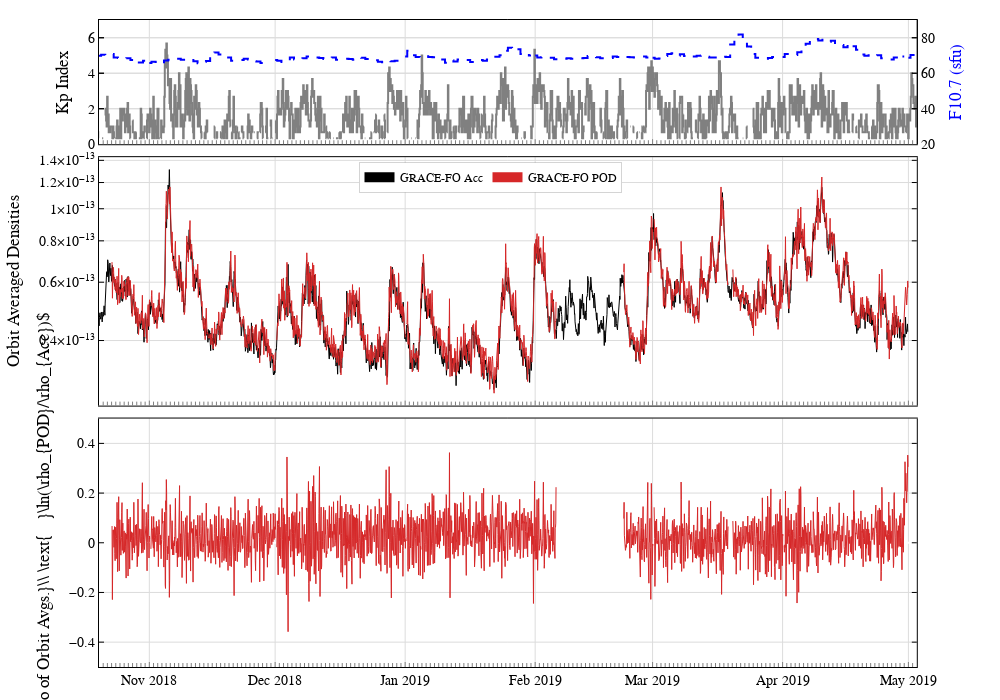

The code cell stored with this chart in its notebook:
### Code cell
from datetime import datetime,timedelta

gfopodcolor = "#d62728"
icepodcolor = "#1f77b4"
gfoacccolor = 'black'


# fig = make_subplots(rows=1, cols=1)
fig = make_subplots(rows=3, cols=1, row_heights=[0.2, 0.4, 0.4 ],#],
                    specs=[[{"secondary_y": True}],
                           [{"secondary_y": False}],
#                            [{"secondary_y": False}],
#                            [{"secondary_y": False}],
                           [{"secondary_y": False}]],
                           shared_xaxes=True,
                           vertical_spacing=0.02)

fig.add_trace(go.Scatter(x=dateS,
                           y=fluxS,
                           name= 'F107d_1AU',
                           mode='lines',
                           opacity=1,
                           line = dict(shape = 'hvh',dash='dash', color = 'blue', width=2),
                           showlegend=False),
                           secondary_y=True,row=1, col=1)

fig.add_trace(go.Scatter(x=dateKP8,
                           y=fluxKP8,
                           name= 'Kp',
                           mode='lines',
                           opacity=1,
                           line = dict(shape = 'hvh', color = 'grey', width=2),
                           showlegend=False),
                           secondary_y=False,row=1, col=1) 



fig.add_trace(go.Scatter(x= stat['gfo_acc_time'],
                            y=stat['gfo_acc_denorbavg'],
                            name=f'GFO_acc_500km',
                            mode='lines',
                            opacity=1,
                            marker=dict( size=4, color=gfoacccolor),
                            line = dict(color = gfoacccolor, width=1),
                            showlegend=False),
                            row=2, col=1)

fig.add_trace(go.Scatter(x=stat['gfo_pod_time'],
                            y=stat['gfo_pod_denorbavg'],
                            name=f'D500_gfo_pod',
                            mode='lines',
                            opacity=1,
                            marker=dict( size=4, color=gfopodcolor),
                             line = dict(color = gfopodcolor, width=1),
                            showlegend=False),
                            row=2, col=1)


fig.add_trace(go.Scatter(x=stat['time_midpoint_GFO'],
                            y=stat['m_to_o_GFO'],

                            mode='lines',
                            opacity=1,
                            marker=dict( size=2, color=gfopodcolor),
                           line = dict(color = gfopodcolor, width=1),
                            showlegend=False),
                            row=3, col=1)






#### FANCY LEGEND ################################################################
modelnames=[]
modelcolors = []
modelnames.append("GRACE-FO Acc")
# modelnames.append(r"$\rho_{GFO,Acc}$")
modelcolors.append("black")
modelnames.append("GRACE-FO POD")
# modelnames.append(r"$\rho_{GFO,POD}$")
modelcolors.append('#d62728')
# modelnames.append("ICESat2 POD")
# modelcolors.append('#1f77b4')

df_leg = pd.DataFrame({"starts_colors": modelcolors})
fig.update_traces(showlegend=False).add_traces(
    [   go.Scattergl(name=modelnames[i],
               x=[pd.to_datetime( "181107-000000", format='%y%m%d-%H%M%S')],
               mode='lines',
               line = dict(shape = 'hv',  width=10),
               marker_color=c,
               showlegend=True)
        for i,c in enumerate((df_leg.loc[:,["starts_colors"]].values.ravel()))])
## Legend Control
fig.update_layout(legend=dict(
    yanchor="top",
    y=.78,
    xanchor="center",
    x=.45,
    orientation="h",
        font=dict(family='Arial', size=12,color='black'),
        bgcolor="white",
        bordercolor="darkgrey",
        borderwidth=0.5,)  )
################################################################################

### UPDATE AXES 
fig.update_yaxes(title_text="Kp Index", 
                 exponentformat= 'power',
                 range=[0,7],
                 secondary_y=False,
                 row=1, col=1)
fig.update_yaxes(title_text="F10.7 (sfu)", 
                 exponentformat= 'power',
                 range=[20,90],
                 secondary_y=True,
                 tickfont=dict(color="blue"),
                 titlefont=dict(color="blue"),
                 row=1, col=1)
################################################################################

### SYLIZE LEGEND 
font_dict=dict(family='Arial',size=14,color='black')
## automate the specification of the axes for subplots
rownum, colnum = fig._get_subplot_rows_columns()
for i in rownum:
    if len(rownum)==1:
        L_ticklabel = False
    else:
        if i < len(rownum):
            L_ticklabel = False
        else:
            L_ticklabel = True
    fig.update_xaxes(### LINE at axis border
                      showline=True,
                      showticklabels=L_ticklabel,
#                       tickformat= '%m/%d',
                      linecolor='black',
                      linewidth=1,
                     ### Major ticks
                      ticks='inside',
                      tickfont=font_dict,
                      mirror=True,
#                       tickwidth=2,
#                       ticklen=9,
                      tickcolor='grey',
#                       tick0="2018-11-9" ,
#                       dtick=86400000.0*1,    # milliseconds in a day, every 7 days
                      #### Minor Ticks
                       minor=dict(
                         dtick=86400000.0, # milliseconds in a day
                         tickwidth=1,
                         ticklen=4,
                         tickcolor='grey',
                         ticks='inside'),
                      ### GRID
                       gridcolor='gainsboro',
                       gridwidth=1,
                       layer='above traces',
                       tickangle=0,
                       row=i, col=1)
    fig.update_yaxes(showline=True,      # add line at x=0
                         showticklabels=True,
                         linecolor='black',  # line color
                         linewidth=1,        # line size
                     ticks='inside',     # ticks outside axis
                     tickfont=font_dict, # tick label font
                     mirror='allticks',  # add ticks to top/right axes
                     tickwidth=1,      # tick width
                     tickcolor='black',  # tick color
                     gridcolor='gainsboro',
                     gridwidth=1,
                     layer='above traces',
                     row=i, col=1)


fig.update_yaxes(title_text="Orbit Averaged Densities", 
                 type="log", 
                 exponentformat= 'power',row=2, col=1)

# xaxis_title=r'$\sqrt{(n_\text{c}(t|{T_\text{early}}))}$',

fig.update_yaxes(title_text=r"$\text{Ratio of Orbit Avgs.}\\ \text{    }\ln(\rho_{POD}/\rho_{Acc})$", #"Ratio of Orbit Avgs ()", 
                minor=dict(dtick=10, tickwidth=1,ticklen=4,tickcolor='grey',ticks='inside'),
                 exponentformat= 'power',row=3, col=1,
                                    range= [-0.5,0.5])
#                 )

# fig.update_yaxes(title_text="GFO_acc-ICE_pod %d", 
#                 minor=dict(dtick=10, tickwidth=1,ticklen=4,tickcolor='grey',ticks='inside'),
#                  exponentformat= 'power',row=4, col=1)
# fig.update_yaxes(title_text="GFO_pod-ICE_pod %d", 
#                 minor=dict(dtick=10, tickwidth=1,ticklen=4,tickcolor='grey',ticks='inside'),
#                  exponentformat= 'power',row=5, col=1)

fig.update_xaxes(range=[pd.to_datetime( "181020-000000", format='%y%m%d-%H%M%S'),
                        pd.to_datetime( "190503-000000", format='%y%m%d-%H%M%S')])


fig.update_layout(margin=dict(l=20, r=20, t=20, b=20),)

fig.update_layout(#title=f"ICESat2 {scale_cadence}-hr Scaled Model Rho vs GRACE-FO Rho, Norm 500km",
                  autosize=False,    width=1000,    height=700,
                  legend= {'itemsizing': 'trace'},
                  font=font_dict, plot_bgcolor='white', 
                 )

fig.show(config=config)

pio.write_image(fig, 'plot_GFOacc_v_GVOpod.jpg', scale=5)

### Figure 1 — Plotly figure (JSON) as saved in the notebook; plotly's stock layout.template omitted (floating-point values rounded to 4 significant figures; data arrays with more than 128 entries replaced by an {"elided": "..."} marker saying what was removed)
{"data": [{"line": {"color": "blue", "dash": "dash", "shape": "hvh", "width": 2}, "mode": "lines", "name": "F107d_1AU", "opacity": 1, "showlegend": false, "type": "scatter", "x": {"elided": "864 str values"}, "xaxis": "x", "y": {"elided": "864 float values"}, "yaxis": "y2"}, {"line": {"color": "grey", "shape": "hvh", "width": 2}, "mode": "lines", "name": "Kp", "opacity": 1, "showlegend": false, "type": "scatter", "x": {"elided": "5840 str values"}, "xaxis": "x", "y": {"elided": "5840 float values"}, "yaxis": "y"}, {"line": {"color": "black", "width": 1}, "marker": {"color": "black", "size": 4}, "mode": "lines", "name": "GFO_acc_500km", "opacity": 1, "showlegend": false, "type": "scatter", "x": {"elided": "3007 str values"}, "xaxis": "x2", "y": {"elided": "3007 float values"}, "yaxis": "y3"}, {"line": {"color": "#d62728", "width": 1}, "marker": {"color": "#d62728", "size": 4}, "mode": "lines", "name": "D500_gfo_pod", "opacity": 1, "showlegend": false, "type": "scatter", "x": {"elided": "2633 str values"}, "xaxis": "x2", "y": {"elided": "2633 float values"}, "yaxis": "y3"}, {"line": {"color": "#d62728", "width": 1}, "marker": {"color": "#d62728", "size": 2}, "mode": "lines", "opacity": 1, "showlegend": false, "type": "scatter", "x": {"elided": "2633 str values"}, "xaxis": "x3", "y": {"elided": "2633 float values"}, "yaxis": "y4"}, {"line": {"shape": "hv", "width": 10}, "marker": {"color": "black"}, "mode": "lines", "name": "GRACE-FO Acc", "showlegend": true, "type": "scattergl", "x": ["2018-11-07T00:00:00"]}, {"line": {"shape": "hv", "width": 10}, "marker": {"color": "#d62728"}, "mode": "lines", "name": "GRACE-FO POD", "showlegend": true, "type": "scattergl", "x": ["2018-11-07T00:00:00"]}], "layout": {"autosize": false, "font": {"color": "black", "family": "Arial", "size": 14}, "height": 700, "legend": {"bgcolor": "white", "bordercolor": "darkgrey", "borderwidth": 0.5, "font": {"color": "black", "family": "Arial", "size": 12}, "itemsizing": "trace", "orientation": "h", "x": 0.45, "xanchor": "center", "y": 0.78, "yanchor": "top"}, "margin": {"b": 20, "l": 20, "r": 20, "t": 20}, "plot_bgcolor": "white", "width": 1000, "xaxis": {"anchor": "y", "domain": [0, 0.94], "gridcolor": "gainsboro", "gridwidth": 1, "layer": "above traces", "linecolor": "black", "linewidth": 1, "matches": "x3", "minor": {"dtick": 86400000, "tickcolor": "grey", "ticklen": 4, "ticks": "inside", "tickwidth": 1}, "mirror": true, "range": ["2018-10-20T00:00:00", "2019-05-03T00:00:00"], "showline": true, "showticklabels": false, "tickangle": 0, "tickcolor": "grey", "tickfont": {"color": "black", "family": "Arial", "size": 14}, "ticks": "inside"}, "xaxis2": {"anchor": "y3", "domain": [0, 0.94], "gridcolor": "gainsboro", "gridwidth": 1, "layer": "above traces", "linecolor": "black", "linewidth": 1, "matches": "x3", "minor": {"dtick": 86400000, "tickcolor": "grey", "ticklen": 4, "ticks": "inside", "tickwidth": 1}, "mirror": true, "range": ["2018-10-20T00:00:00", "2019-05-03T00:00:00"], "showline": true, "showticklabels": false, "tickangle": 0, "tickcolor": "grey", "tickfont": {"color": "black", "family": "Arial", "size": 14}, "ticks": "inside"}, "xaxis3": {"anchor": "y4", "domain": [0, 0.94], "gridcolor": "gainsboro", "gridwidth": 1, "layer": "above traces", "linecolor": "black", "linewidth": 1, "minor": {"dtick": 86400000, "tickcolor": "grey", "ticklen": 4, "ticks": "inside", "tickwidth": 1}, "mirror": true, "range": ["2018-10-20T00:00:00", "2019-05-03T00:00:00"], "showline": true, "showticklabels": true, "tickangle": 0, "tickcolor": "grey", "tickfont": {"color": "black", "family": "Arial", "size": 14}, "ticks": "inside"}, "yaxis": {"anchor": "x", "domain": [0.808, 1], "exponentformat": "power", "gridcolor": "gainsboro", "gridwidth": 1, "layer": "above traces", "linecolor": "black", "linewidth": 1, "mirror": "allticks", "range": [0, 7], "showline": true, "showticklabels": true, "tickcolor": "black", "tickfont": {"color": "black", "family": "Arial", "size": 14}, "ticks": "inside", "tickwidth": 1, "title": {"text": "Kp Index"}}, "yaxis2": {"anchor": "x", "exponentformat": "power", "gridcolor": "gainsboro", "gridwidth": 1, "layer": "above traces", "linecolor": "black", "linewidth": 1, "mirror": "allticks", "overlaying": "y", "range": [20, 90], "showline": true, "showticklabels": true, "side": "right", "tickcolor": "black", "tickfont": {"color": "black", "family": "Arial", "size": 14}, "ticks": "inside", "tickwidth": 1, "title": {"font": {"color": "blue"}, "text": "F10.7 (sfu)"}}, "yaxis3": {"anchor": "x2", "domain": [0.404, 0.788], "exponentformat": "power", "gridcolor": "gainsboro", "gridwidth": 1, "layer": "above traces", "linecolor": "black", "linewidth": 1, "mirror": "allticks", "showline": true, "showticklabels": true, "tickcolor": "black", "tickfont": {"color": "black", "family": "Arial", "size": 14}, "ticks": "inside", "tickwidth": 1, "title": {"text": "Orbit Averaged Densities"}, "type": "log"}, "yaxis4": {"anchor": "x3", "domain": [0, 0.384], "exponentformat": "power", "gridcolor": "gainsboro", "gridwidth": 1, "layer": "above traces", "linecolor": "black", "linewidth": 1, "minor": {"dtick": 10, "tickcolor": "grey", "ticklen": 4, "ticks": "inside", "tickwidth": 1}, "mirror": "allticks", "range": [-0.5, 0.5], "showline": true, "showticklabels": true, "tickcolor": "black", "tickfont": {"color": "black", "family": "Arial", "size": 14}, "ticks": "inside", "tickwidth": 1, "title": {"text": "$\\text{Ratio of Orbit Avgs.}\\\\ \\text{    }\\ln(\\rho_{POD}/\\rho_{Acc})$"}}}}
